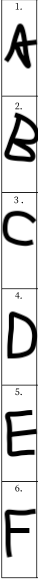
#> input picture paper2.png, 38 x 580 px
$ python read.py
#> lines starting #> are read from the running program, lines starting #| are printed output that depends on the picture; after the words box and inside, x2 and y2 are one past the last pixel; in counts of white or black regions, pixels touching at a corner belong together
import cv2
import numpy as np
import pytesseract
pytesseract.pytesseract.tesseract_cmd = r'/usr/local/bin/tesseract'

if __name__ == '__main__':

    image = cv2.imread('paper2.png', cv2. IMREAD_COLOR)
#> image is the input picture: shape (580, 38, 3); min 0, max 255, mean 205.1
    res_img = cv2.resize(image, (300, 300), interpolation=cv2.INTER_CUBIC)
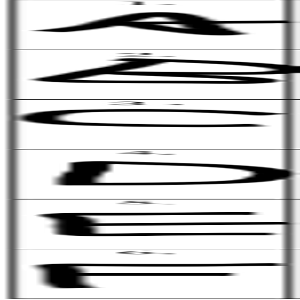
#> res_img: shape (300, 300, 3); min 0, max 255, mean 204.4
    gray_img = cv2.cvtColor(res_img, cv2.COLOR_RGB2GRAY)
    sim_inv = cv2.threshold(gray_img, 110, 255, cv2.THRESH_BINARY_INV)[1]
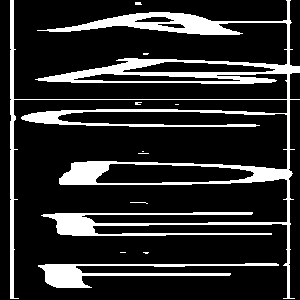
#> sim_inv: shape (300, 300); 16.9% white; 11 white regions (9 under 20 px), largest, box (x1, y1, x2, y2) and area: (10, 0, 300, 299) 13285, (38, 263, 279, 288) 1796
    blur = cv2.medianBlur(sim_inv, 3)
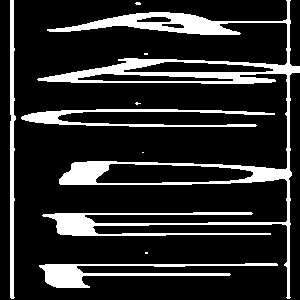
#> blur: shape (300, 300); 16.5% white; 9 white regions (5 under 20 px), largest, box (x1, y1, x2, y2) and area: (37, 0, 300, 299) 10295, (39, 263, 278, 288) 1793, (21, 109, 275, 127) 1518, (10, 0, 16, 299) 1212
    kernel = np.ones((2, 2), np.uint8)
    open_img = cv2.morphologyEx(blur, cv2.MORPH_OPEN, kernel)
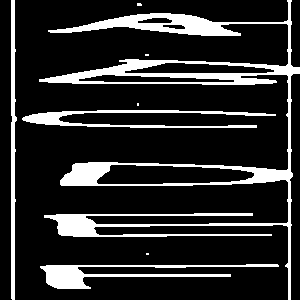
#> open_img: shape (300, 300); 16.5% white; 8 white regions (4 under 20 px), largest, box (x1, y1, x2, y2) and area: (39, 0, 300, 300) 10287, (40, 264, 279, 289) 1792, (22, 110, 276, 128) 1517, (11, 0, 17, 300) 1215

    custom_config = r'--oem 3 --psm 6'
    #height, width, _ = image.shape
    #open_img = image[0:60, width - 80:width - 5]
    print(pytesseract.image_to_string(open_img, lang='eng', config=custom_config))
#> (this line was passed over: pytesseract is not available in this run)

$ run again, with paper1.png copied over paper2.png
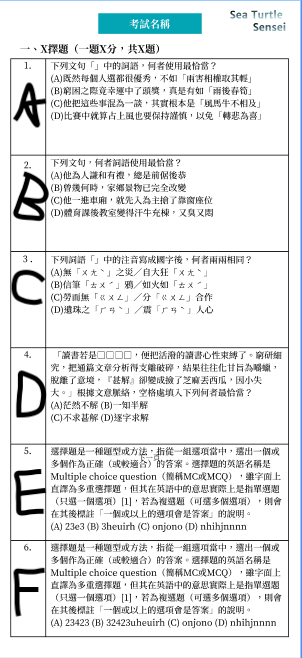
#> input picture paper1.png, 302 x 658 px
#> image is the input picture: shape (658, 302, 3); mean B, G, R 229.8, 229, 226.9
#> `sim_inv = cv2.threshold(gray_img, 110, 255, cv2.THRESH_BINARY_INV)[1]`:
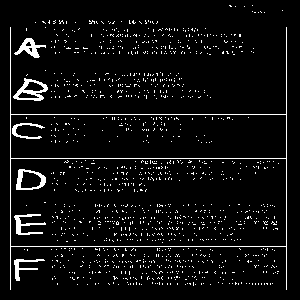
#> sim_inv: shape (300, 300); 5.6% white in thin lines or dots, all inside (x1, y1, x2, y2) = (10, 5, 287, 290)
#> blur: shape (300, 300); 1.7% white; 64 white regions (58 under 20 px), largest, box (x1, y1, x2, y2) and area: (13, 78, 48, 101) 333, (15, 38, 46, 58) 258, (16, 169, 46, 190) 251, (14, 214, 46, 235) 244, (14, 259, 44, 281) 187, (11, 123, 43, 139) 167
#> `open_img = cv2.morphologyEx(blur, cv2.MORPH_OPEN, kernel)`:
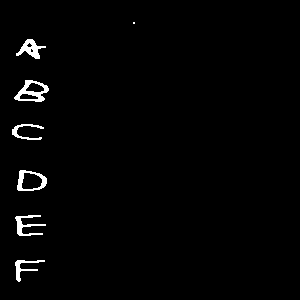
#> open_img: shape (300, 300); 1.6% white; 7 white regions (1 under 20 px), largest, box (x1, y1, x2, y2) and area: (14, 80, 49, 102) 332, (16, 39, 46, 59) 257, (17, 170, 47, 191) 251, (15, 215, 46, 236) 243, (15, 260, 45, 282) 187, (12, 124, 44, 140) 167
